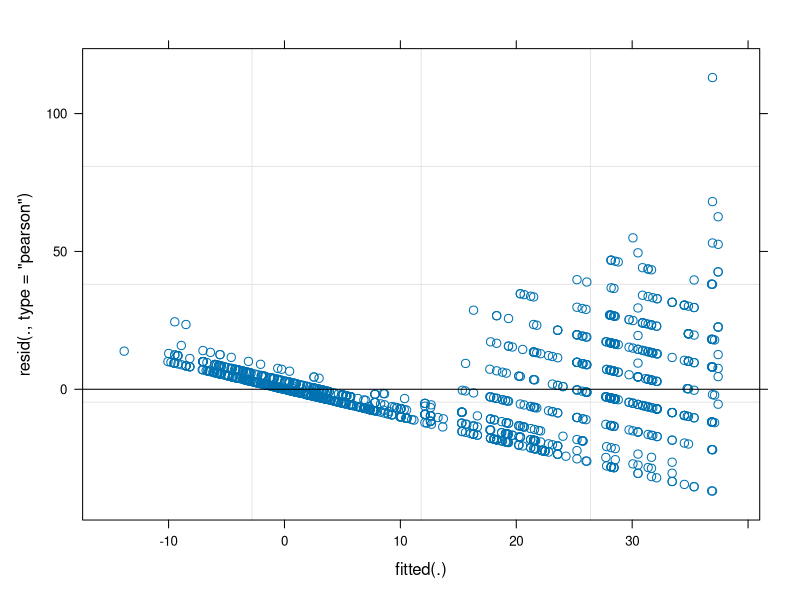
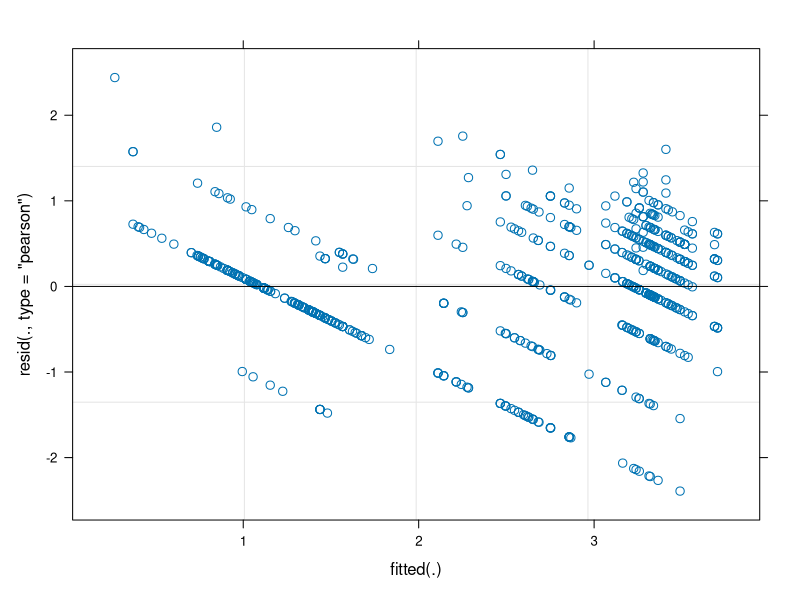

Source code (R) for these figures, in order: (Note: this script raises an error after producing the figures.)

library(rstudioapi)
library(lme4)
library(lmerTest)

setwd(dirname(getActiveDocumentContext()$path))
df <- read.csv('../dataset/tables/abundance_species_for_analysis.csv')
unique(df['Life.Form'])
colnames(df)

#grouped <- aggregate(cbind(df$X0,df$X3,df$X6),
#                     list(df$Life.Form), FUN=sum)
#grouped <- grouped[order(grouped$V1, decreasing=T),]
#rownames(grouped) <- grouped$Group.1

df$Plot.Number <- factor(df$Plot.Number)
df$Treatment <- factor(df$Treatment)
df$Fenced <- df$Fenced=="True"
df$Gap <- df$Gap=="True"

# Remove rows with all abundance = 0
df <- df[!(df$X0 == 0 & df$X3 == 0 & df$X6 == 0),]

df_Y0 <- df[,c(1:7,8)]
df_Y0 <- cbind(df_Y0, 0)
colnames(df_Y0)[8:9] <- c("X", 'Year')

df_Y3 <- df[,c(1:7,9)]
df_Y3 <- cbind(df_Y3, 3)
colnames(df_Y3)[8:9] <- c("X", 'Year')

df_Y6 <- df[,c(1:7,10)]
df_Y6 <- cbind(df_Y6, 6)
colnames(df_Y6)[8:9] <- c("X", 'Year')

df_prime <- rbind(df_Y0,df_Y3,df_Y6)
df_prime$Year2 <- df_prime$Year^2

df_prime$log_X <- df_prime$X
df_prime[df_prime$X==0, 'log_X'] <- 0.1
df_prime$log_X <- log(df_prime$log_X)



#########################
# Model Large Forb/Herb #
#########################

# LF = Large Forb/herb
df_LF <- df_prime[df_prime$Life.Form=="Large Forb/Herb",]


LF_m1 <- lmer(X ~ (Treatment + Year + Year2 + Gap + Fenced)^2 +
                (1|Plot.Number) + (1|Species.Name), data=df_LF)
LF_m2 <- get_model(step(LF_m1))
summary(LF_m2)

plot(LF_m2)

mean(df_LF[df_LF$Year==0,'X'])
var(df_LF[df_LF$Year==0,'X'])

mean(df_LF[df_LF$Year==3,'X'])
var(df_LF[df_LF$Year==3,'X'])

mean(df_LF[df_LF$Year==6,'X'])
var(df_LF[df_LF$Year==6,'X'])



# Exclude rows where abundance = 0
df_LF <- df_LF[df_LF$log_X >= 0,]

LF_m3 <- lmer(log_X ~ (Treatment + Year + Year2 + Gap + Fenced)^2 +
                (1|Plot.Number) + (1|Species.Name), data=df_LF)
LF_m4 <- get_model(step(LF_m3))
summary(LF_m4)
plot(LF_m4)

RSS <- sum((df_LF$log_X - fitted(LF_m4, df_LF))^2)
TSS <- sum((df_LF$log_X - mean(df_LF$log_X))^2)
R2 <- 1-RSS/TSS
R2



#############################
# Model Medium Tufted Grass #
#############################

# MTG = Medium Tufted Grass
df_MTG <- df_prime[df_prime$Life.Form=="Medium Tufted grass/sedge",]

MTG_m1 <- lmer(X ~ (Treatment + Year + Year2 + Gap + Fenced)^2 +
                (1|Plot.Number) + (1|Species.Name), data=df_MTG)
MTG_m2 <- get_model(step(MTG_m1))

summary(MTG_m2)
plot(MTG_m2)

# Exclude rows where abundance = 0
df_MTG <- df_MTG[df_MTG$log_X >= 0,]

MTG_m3 <- lmer(log_X ~ (Treatment + Year + Year2 + Gap + Fenced)^2 +
                (1|Plot.Number) + (1|Species.Name), data=df_MTG)
MTG_m4 <- get_model(step(MTG_m3))
summary(MTG_m4)
plot(MTG_m4)

RSS <- sum((df_MTG$log_X - fitted(MTG_m4, df_MTG))^2)
TSS <- sum((df_MTG$log_X - mean(df_MTG$log_X))^2)
R2 <- 1-RSS/TSS
R2



#################################
# Model Medium Non-Tufted Grass #
#################################

# MNTG = Medium Non-Tufted Grass
df_MNTG <- df_prime[df_prime$Life.Form=="Medium Non-tufted grass/sedge",]

MNTG_m1 <- lmer(X ~ (Treatment + Year + Year2 + Gap + Fenced)^2 +
                 (1|Plot.Number) + (1|Species.Name), data=df_MNTG)
MNTG_m2 <- get_model(step(MNTG_m1))
summary(MNTG_m2)
plot(MNTG_m2)


# Exclude rows where abundance = 0
df_MNTG <- df_MNTG[df_MNTG$log_X >= 0,]

MNTG_m3 <- lmer(log_X ~ (Treatment + Year + Year2 + Gap + Fenced)^2 +
                 (1|Plot.Number) + (1|Species.Name), data=df_MNTG)
MNTG_m4 <- get_model(step(MNTG_m3))
summary(MNTG_m4)
plot(MNTG_m4)

RSS <- sum((df_MNTG$log_X - fitted(MNTG_m4, df_MNTG))^2)
TSS <- sum((df_MNTG$log_X - mean(df_MNTG$log_X))^2)
R2 <- 1-RSS/TSS
R2
